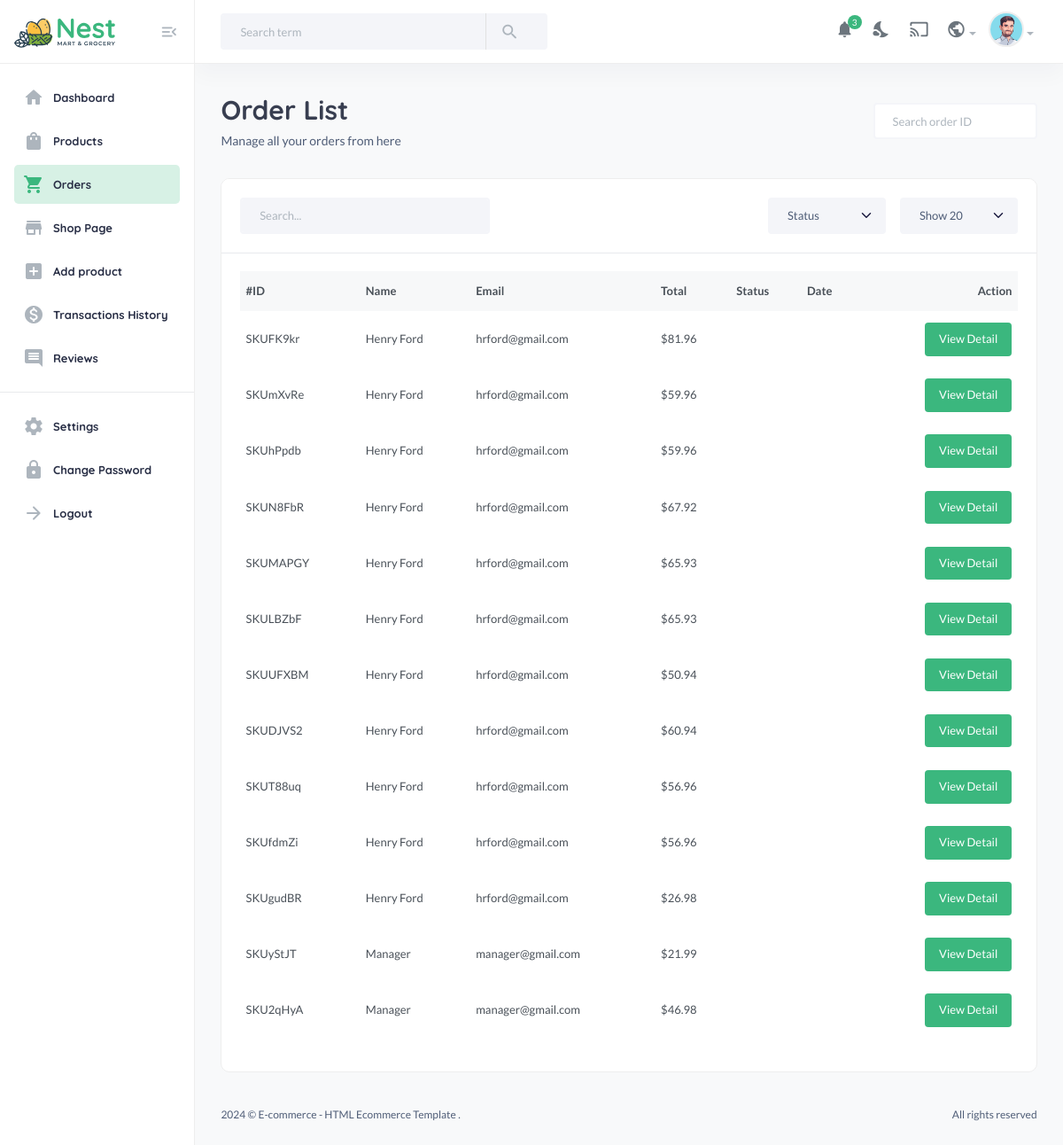
Before: /useradmin/orders/ (signed in) with the older database file.
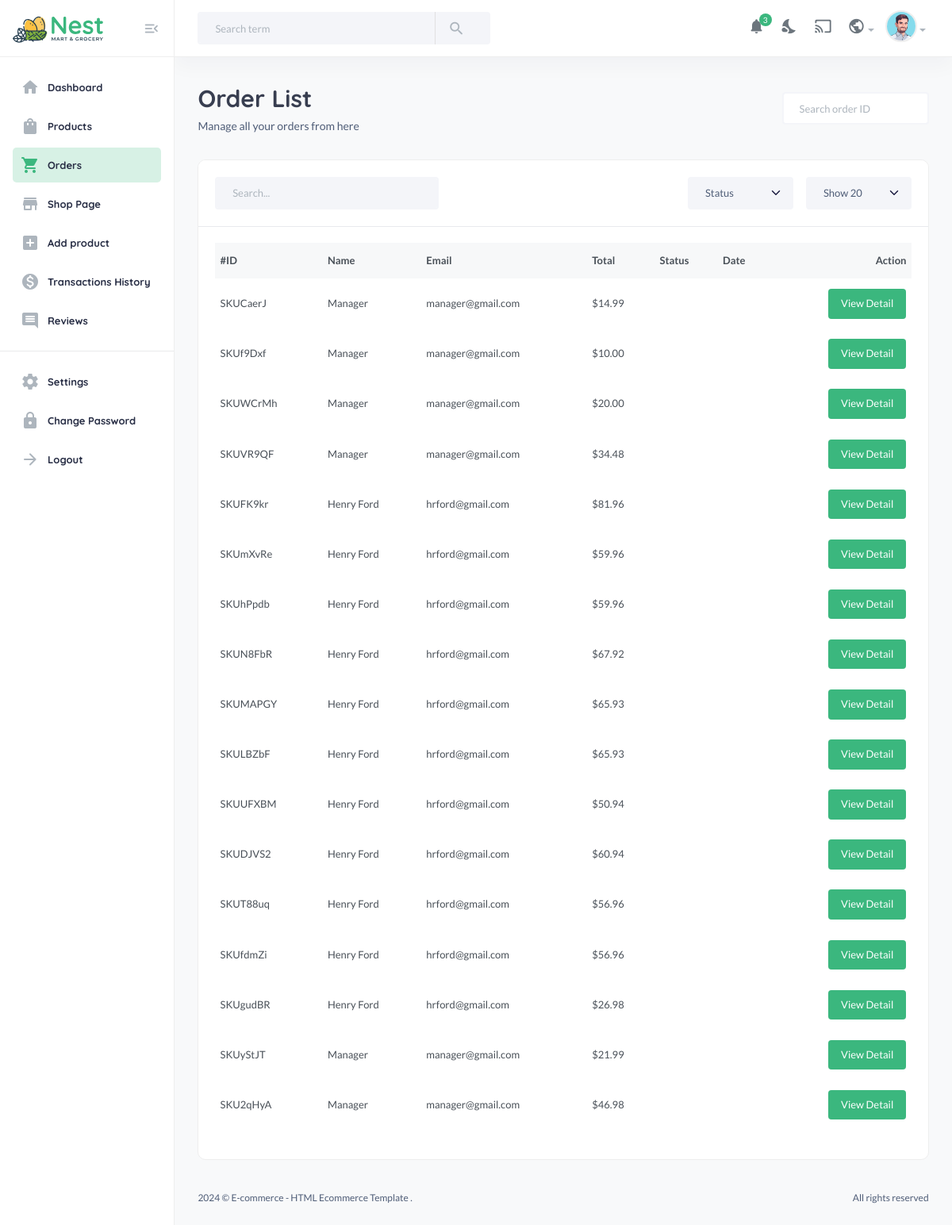
After: the same page with the newer database file.
### core/models.py (models this page shows)
class CartOrder(models.Model):
    user = models.ForeignKey(User, on_delete=models.CASCADE, related_name="cart_orders")
    full_name = models.CharField(max_length=100, null=True, blank=True)
    email = models.EmailField(max_length=100, null=True, blank=True)
    phone = models.CharField(max_length=20, null=True, blank=True)
    address = models.CharField(max_length=100, null=True, blank=True)
    city = models.CharField(max_length=100, null=True, blank=True)
    state = models.CharField(max_length=100, null=True, blank=True)
    country = models.CharField(max_length=100, null=True, blank=True)
    price = models.DecimalField(max_digits=10, decimal_places=2, default="0.00")
    saved = models.DecimalField(max_digits=10, decimal_places=2, default="0.00")
    coupons = models.ManyToManyField(Coupon, blank=True)
    shipping_method = models.CharField(max_length=100, null=True, blank=True)
    tracking_id = models.CharField(max_length=100, null=True, blank=True)
    tracking_website_address = models.CharField(max_length=100, null=True, blank=True)
    paid_status = models.BooleanField(default=False)
    order_date = models.DateTimeField(auto_now_add=True)
    product_status = models.CharField(choices=STATUS_CHOICES, max_length=30, default="processing")
    sku = ShortUUIDField(null=True, blank=True, length=5, prefix="SKU", max_length=20)
    oid = ShortUUIDField(null=True, blank=True, length=5, prefix="SKU", max_length=20)
    stripe_payment_intent = models.CharField(max_length=1000, null=True, blank=True)
    class Meta:
        verbose_name_plural = "Cart Orders"

### useradmin/decorators.py (the view)
    def wrapper(request, *args, **kwargs):
        if not request.user.is_superuser:
            messages.warning(request, "You are not authorized to access this page.")
            return redirect('userauths:sign-in')
        return view_function(request, *args, **kwargs)

### core/context_processors.py (called while the page is built)
def default(request):
    categories = Category.objects.all()
    vendors = Vendor.objects.all()
    min_max_price = Product.objects.aggregate(Min("price"), Max("price"))
    user_wishlist = []
    if request.user.is_authenticated:
        user_wishlist = [item.product.pid for item in WishList.objects.filter(user=request.user)]
    try:
        address = Address.objects.get(user=request.user)
    except:
        address = None
    return {
        'categories': categories,
        'vendors': vendors,
        'address': address,
        'min_max_price': min_max_price,
        'user_wishlist': user_wishlist,
    }

### useradmin/views.py (called while the page is built)
@admin_required
def orders(request):
    orders = CartOrder.objects.all().order_by("-order_date")
    context = {
        "orders": orders
    }
    return render(request, "useradmin/orders.html", context)

### templates/useradmin/orders.html (shortened to what this page needs)
{% extends 'useradmin/base.html' %}
{% load static %}
{% load humanize %}
{% block content %}
<section class="content-main">
    <div class="content-header">
        <div>
            <h2 class="content-title card-title">Order List</h2>
            <p>Manage all your orders from here</p>
        </div>
        <div>
            <input type="text" placeholder="Search order ID" class="form-control bg-white" />
        </div>
    </div>
    <div class="card mb-4">
        <header class="card-header">
            <div class="row gx-3">
                <div class="col-lg-4 col-md-6 me-auto">
                    <input type="text" placeholder="Search..." class="form-control" />
                </div>
                <div class="col-lg-2 col-6 col-md-3">
                    <select class="form-select">
                        <option>Status</option>
                    </select>
                </div>
                <div class="col-lg-2 col-6 col-md-3">
                    <select class="form-select">
                        <option>Show 20</option>
                    </select>
                </div>
            </div>
        </header>
        <div class="card-body">
            <div class="table-responsive">
                <table class="table table-hover">
                    <thead>
                        <tr>
                            <th>#ID</th>
                            <th scope="col">Name</th>
                            <th scope="col">Email</th>
                            <th scope="col">Total</th>
                            <th scope="col">Status</th>
                            <th scope="col">Date</th>
                            <th scope="col" class="text-end">Action</th>
                        </tr>
                    </thead>
                    <tbody>
                        {% for order in orders %}
                        <tr>
                            <td>{{order.oid}}</td>
                            <td><b>{{order.full_name}}</b></td>
                            <td>{{order.email}}</td>
                            <td>${{order.price|floatformat:2}}</td>
                            <td></td>
                            <td>{{order.date|date:"d M, Y"}}</td>
                            <td class="text-end">
                                <a href="{% url 'useradmin:order-detail' order.oid %}" class="btn btn-md rounded font-sm">View Detail</a>
                            </td>
                        </tr>
                        {% endfor %}
                    </tbody>
                </table>
            </div>
        </div>
    </div>
</section>
{% endblock content %}

Changed rows visible on the page:
added CartOrder: oid "SKUCaerJ", full_name "Manager", email "manager@gmail.com", price "14.99"
added CartOrder: oid "SKUf9Dxf", full_name "Manager", email "manager@gmail.com", price "10.00"
added CartOrder: oid "SKUWCrMh", full_name "Manager", email "manager@gmail.com", price "20.00"
added CartOrder: oid "SKUVR9QF", full_name "Manager", email "manager@gmail.com", price "34.48"
